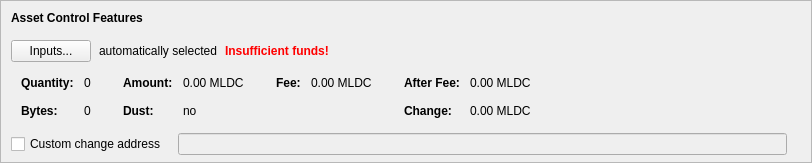
      <widget class="QFrame" name="frameAssetControl">
       <property name="sizePolicy">
        <sizepolicy hsizetype="Expanding" vsizetype="Fixed">
         <horstretch>0</horstretch>
         <verstretch>0</verstretch>
        </sizepolicy>
       </property>
       <property name="maximumSize">
        <size>
         <width>16777215</width>
         <height>16777215</height>
        </size>
       </property>
       <property name="frameShape">
        <enum>QFrame::StyledPanel</enum>
       </property>
       <property name="frameShadow">
        <enum>QFrame::Sunken</enum>
       </property>
       <layout class="QVBoxLayout" name="verticalLayoutAssetControl2">
        <property name="spacing">
         <number>0</number>
        </property>
        <property name="leftMargin">
         <number>0</number>
        </property>
        <property name="topMargin">
         <number>0</number>
        </property>
        <property name="rightMargin">
         <number>0</number>
        </property>
        <property name="bottomMargin">
         <number>6</number>
        </property>
        <item>
         <layout class="QVBoxLayout" name="verticalLayoutAssetControl" stretch="0,0,0,0,1">
          <property name="spacing">
           <number>0</number>
          </property>
          <property name="leftMargin">
           <number>10</number>
          </property>
          <property name="topMargin">
           <number>10</number>
          </property>
          <item>
           <layout class="QHBoxLayout" name="horizontalLayoutAssetControl1">
            <property name="bottomMargin">
             <number>15</number>
            </property>
            <item>
             <widget class="QLabel" name="labelAssetControlFeatures">
              <property name="sizePolicy">
               <sizepolicy hsizetype="Preferred" vsizetype="Maximum">
                <horstretch>0</horstretch>
                <verstretch>0</verstretch>
               </sizepolicy>
              </property>
              <property name="font">
               <font>
                <weight>75</weight>
                <bold>true</bold>
               </font>
              </property>
              <property name="styleSheet">
               <string notr="true">font-weight:bold;</string>
              </property>
              <property name="text">
               <string>Asset Control Features</string>
              </property>
             </widget>
            </item>
           </layout>
          </item>
          <item>
           <layout class="QHBoxLayout" name="horizontalLayoutAssetControl2" stretch="0,0,0,0">
            <property name="spacing">
             <number>8</number>
            </property>
            <property name="bottomMargin">
             <number>10</number>
            </property>
            <item>
             <widget class="QPushButton" name="pushButtonAssetControl">
              <property name="styleSheet">
               <string notr="true"/>
              </property>
              <property name="text">
               <string>Inputs...</string>
              </property>
              <property name="autoDefault">
               <bool>false</bool>
              </property>
             </widget>
            </item>
            <item>
             <widget class="QLabel" name="labelAssetControlAutomaticallySelected">
              <property name="text">
               <string>automatically selected</string>
              </property>
              <property name="margin">
               <number>5</number>
              </property>
             </widget>
            </item>
            <item>
             <widget class="QLabel" name="labelAssetControlInsuffFunds">
              <property name="font">
               <font>
                <weight>75</weight>
                <bold>true</bold>
               </font>
              </property>
              <property name="styleSheet">
               <string notr="true">color:red;font-weight:bold;</string>
              </property>
              <property name="text">
               <string>Insufficient funds!</string>
              </property>
              <property name="margin">
               <number>5</number>
              </property>
             </widget>
            </item>
            <item>
             <spacer name="horizontalSpacerAssetControl">
              <property name="orientation">
               <enum>Qt::Horizontal</enum>
              </property>
              <property name="sizeHint" stdset="0">
               <size>
                <width>40</width>
                <height>1</height>
               </size>
              </property>
             </spacer>
            </item>
           </layout>
          </item>
          <item>
           <widget class="QWidget" name="widgetAssetControl" native="true">
            <property name="sizePolicy">
             <sizepolicy hsizetype="Preferred" vsizetype="Preferred">
              <horstretch>0</horstretch>
              <verstretch>0</verstretch>
             </sizepolicy>
            </property>
            <property name="minimumSize">
             <size>
              <width>0</width>
              <height>0</height>
             </size>
            </property>
            <property name="styleSheet">
             <string notr="true"/>
            </property>
            <layout class="QHBoxLayout" name="horizontalLayoutAssetControl5">
             <property name="leftMargin">
              <number>0</number>
             </property>
             <property name="topMargin">
              <number>0</number>
             </property>
             <property name="rightMargin">
              <number>0</number>
             </property>
             <property name="bottomMargin">
              <number>0</number>
             </property>
             <item>
              <layout class="QHBoxLayout" name="horizontalLayoutAssetControl3" stretch="0,0,0,1">
               <property name="spacing">
                <number>20</number>
               </property>
               <property name="topMargin">
                <number>0</number>
               </property>
               <property name="bottomMargin">
                <number>10</number>
               </property>
               <item>
                <layout class="QFormLayout" name="formLayoutAssetControl1">
                 <property name="horizontalSpacing">
                  <number>10</number>
                 </property>
                 <property name="verticalSpacing">
                  <number>14</number>
                 </property>
                 <property name="leftMargin">
                  <number>10</number>
                 </property>
                 <property name="topMargin">
                  <number>4</number>
                 </property>
                 <property name="rightMargin">
                  <number>6</number>
                 </property>
                 <item row="0" column="0">
                  <widget class="QLabel" name="labelAssetControlQuantityText">
                   <property name="font">
                    <font>
                     <weight>75</weight>
                     <bold>true</bold>
                    </font>
                   </property>
                   <property name="text">
                    <string>Quantity:</string>
                   </property>
                   <property name="margin">
                    <number>0</number>
                   </property>
                  </widget>
                 </item>
                 <item row="0" column="1">
                  <widget class="QLabel" name="labelAssetControlQuantity">
                   <property name="cursor">
                    <cursorShape>IBeamCursor</cursorShape>
                   </property>
                   <property name="contextMenuPolicy">
                    <enum>Qt::ActionsContextMenu</enum>
                   </property>
                   <property name="text">
                    <string notr="true">0</string>
                   </property>
                   <property name="margin">
                    <number>0</number>
                   </property>
                   <property name="textInteractionFlags">
                    <set>Qt::LinksAccessibleByMouse|Qt::TextSelectableByKeyboard|Qt::TextSelectableByMouse</set>
                   </property>
                  </widget>
                 </item>
                 <item row="1" column="0">
                  <widget class="QLabel" name="labelAssetControlBytesText">
                   <property name="font">
                    <font>
                     <weight>75</weight>
                     <bold>true</bold>
                    </font>
                   </property>
                   <property name="text">
                    <string>Bytes:</string>
                   </property>
                  </widget>
                 </item>
                 <item row="1" column="1">
                  <widget class="QLabel" name="labelAssetControlBytes">
                   <property name="cursor">
                    <cursorShape>IBeamCursor</cursorShape>
                   </property>
                   <property name="contextMenuPolicy">
                    <enum>Qt::ActionsContextMenu</enum>
                   </property>
                   <property name="text">
                    <string notr="true">0</string>
                   </property>
                   <property name="textInteractionFlags">
                    <set>Qt::LinksAccessibleByMouse|Qt::TextSelectableByKeyboard|Qt::TextSelectableByMouse</set>
                   </property>
                  </widget>
                 </item>
                </layout>
               </item>
               <item>
                <layout class="QFormLayout" name="formLayoutAssetControl2">
                 <property name="horizontalSpacing">
                  <number>10</number>
                 </property>
                 <property name="verticalSpacing">
                  <number>14</number>
                 </property>
                 <property name="leftMargin">
                  <number>6</number>
                 </property>
                 <property name="topMargin">
                  <number>4</number>
                 </property>
                 <property name="rightMargin">
                  <number>6</number>
                 </property>
                 <item row="0" column="0">
                  <widget class="QLabel" name="labelAssetControlAmountText">
                   <property name="font">
                    <font>
                     <weight>75</weight>
                     <bold>true</bold>
                    </font>
                   </property>
                   <property name="text">
                    <string>Amount:</string>
                   </property>
                   <property name="margin">
                    <number>0</number>
                   </property>
                  </widget>
                 </item>
                 <item row="0" column="1">
                  <widget class="QLabel" name="labelAssetControlAmount">
                   <property name="cursor">
                    <cursorShape>IBeamCursor</cursorShape>
                   </property>
                   <property name="contextMenuPolicy">
                    <enum>Qt::ActionsContextMenu</enum>
                   </property>
                   <property name="text">
                    <string notr="true">0.00 MLDC</string>
                   </property>
                   <property name="textInteractionFlags">
                    <set>Qt::LinksAccessibleByMouse|Qt::TextSelectableByKeyboard|Qt::TextSelectableByMouse</set>
                   </property>
                  </widget>
                 </item>
                 <item row="1" column="0">
                  <widget class="QLabel" name="labelAssetControlLowOutputText">
                   <property name="font">
                    <font>
                     <weight>75</weight>
                     <bold>true</bold>
                    </font>
                   </property>
                   <property name="text">
                    <string>Dust:</string>
                   </property>
                  </widget>
                 </item>
                 <item row="1" column="1">
                  <widget class="QLabel" name="labelAssetControlLowOutput">
                   <property name="cursor">
                    <cursorShape>IBeamCursor</cursorShape>
                   </property>
                   <property name="contextMenuPolicy">
                    <enum>Qt::ActionsContextMenu</enum>
                   </property>
                   <property name="text">
                    <string notr="true">no</string>
                   </property>
                   <property name="textInteractionFlags">
                    <set>Qt::LinksAccessibleByMouse|Qt::TextSelectableByKeyboard|Qt::TextSelectableByMouse</set>
                   </property>
                  </widget>
                 </item>
                </layout>
               </item>
               <item>
                <layout class="QFormLayout" name="formLayoutAssetControl3">
                 <property name="horizontalSpacing">
                  <number>10</number>
                 </property>
                 <property name="verticalSpacing">
                  <number>14</number>
                 </property>
                 <property name="leftMargin">
                  <number>6</number>
                 </property>
                 <property name="topMargin">
                  <number>4</number>
                 </property>
                 <property name="rightMargin">
                  <number>6</number>
                 </property>
                 <item row="0" column="0">
                  <widget class="QLabel" name="labelAssetControlFeeText">
                   <property name="font">
                    <font>
                     <weight>75</weight>
                     <bold>true</bold>
                    </font>
                   </property>
                   <property name="text">
                    <string>Fee:</string>
                   </property>
                   <property name="margin">
                    <number>0</number>
                   </property>
                  </widget>
                 </item>
                 <item row="0" column="1">
                  <widget class="QLabel" name="labelAssetControlFee">
                   <property name="cursor">
                    <cursorShape>IBeamCursor</cursorShape>
                   </property>
                   <property name="contextMenuPolicy">
                    <enum>Qt::ActionsContextMenu</enum>
                   </property>
                   <property name="text">
                    <string notr="true">0.00 MLDC</string>
                   </property>
                   <property name="textInteractionFlags">
                    <set>Qt::LinksAccessibleByMouse|Qt::TextSelectableByKeyboard|Qt::TextSelectableByMouse</set>
                   </property>
                  </widget>
                 </item>
                </layout>
               </item>
               <item>
                <layout class="QFormLayout" name="formLayoutAssetControl4">
                 <property name="horizontalSpacing">
                  <number>10</number>
                 </property>
                 <property name="verticalSpacing">
                  <number>14</number>
                 </property>
                 <property name="leftMargin">
                  <number>6</number>
                 </property>
                 <property name="topMargin">
                  <number>4</number>
                 </property>
                 <property name="rightMargin">
                  <number>6</number>
                 </property>
                 <item row="0" column="0">
                  <widget class="QLabel" name="labelAssetControlAfterFeeText">
                   <property name="font">
                    <font>
                     <weight>75</weight>
                     <bold>true</bold>
                    </font>
                   </property>
                   <property name="text">
                    <string>After Fee:</string>
                   </property>
                   <property name="margin">
                    <number>0</number>
                   </property>
                  </widget>
                 </item>
                 <item row="0" column="1">
                  <widget class="QLabel" name="labelAssetControlAfterFee">
                   <property name="cursor">
                    <cursorShape>IBeamCursor</cursorShape>
                   </property>
                   <property name="contextMenuPolicy">
                    <enum>Qt::ActionsContextMenu</enum>
                   </property>
                   <property name="text">
                    <string notr="true">0.00 MLDC</string>
                   </property>
                   <property name="textInteractionFlags">
                    <set>Qt::LinksAccessibleByMouse|Qt::TextSelectableByKeyboard|Qt::TextSelectableByMouse</set>
                   </property>
                  </widget>
                 </item>
                 <item row="1" column="0">
                  <widget class="QLabel" name="labelAssetControlChangeText">
                   <property name="font">
                    <font>
                     <weight>75</weight>
                     <bold>true</bold>
                    </font>
                   </property>
                   <property name="text">
                    <string>Change:</string>
                   </property>
                  </widget>
                 </item>
                 <item row="1" column="1">
                  <widget class="QLabel" name="labelAssetControlChange">
                   <property name="cursor">
                    <cursorShape>IBeamCursor</cursorShape>
                   </property>
                   <property name="contextMenuPolicy">
                    <enum>Qt::ActionsContextMenu</enum>
                   </property>
                   <property name="text">
                    <string notr="true">0.00 MLDC</string>
                   </property>
                   <property name="textInteractionFlags">
                    <set>Qt::LinksAccessibleByMouse|Qt::TextSelectableByKeyboard|Qt::TextSelectableByMouse</set>
                   </property>
                  </widget>
                 </item>
                </layout>
               </item>
              </layout>
             </item>
            </layout>
           </widget>
          </item>
          <item>
           <layout class="QHBoxLayout" name="horizontalLayoutAssetControl4" stretch="0,0,0">
            <property name="spacing">
             <number>12</number>
            </property>
            <property name="sizeConstraint">
             <enum>QLayout::SetDefaultConstraint</enum>
            </property>
            <property name="topMargin">
             <number>5</number>
            </property>
            <property name="rightMargin">
             <number>5</number>
            </property>
            <item>
             <widget class="QCheckBox" name="checkBoxAssetControlChange">
              <property name="toolTip">
               <string>If this is activated, but the change address is empty or invalid, change will be sent to a newly generated address.</string>
              </property>
              <property name="text">
               <string>Custom change address</string>
              </property>
             </widget>
            </item>
            <item>
             <widget class="QValidatedLineEdit" name="lineEditAssetControlChange">
              <property name="enabled">
               <bool>false</bool>
              </property>
              <property name="sizePolicy">
               <sizepolicy hsizetype="Expanding" vsizetype="Fixed">
                <horstretch>0</horstretch>
                <verstretch>0</verstretch>
               </sizepolicy>
              </property>
             </widget>
            </item>
            <item>
             <widget class="QLabel" name="labelAssetControlChangeLabel">
              <property name="sizePolicy">
               <sizepolicy hsizetype="Preferred" vsizetype="Expanding">
                <horstretch>0</horstretch>
                <verstretch>0</verstretch>
               </sizepolicy>
              </property>
              <property name="minimumSize">
               <size>
                <width>0</width>
                <height>0</height>
               </size>
              </property>
              <property name="text">
               <string/>
              </property>
              <property name="margin">
               <number>3</number>
              </property>
             </widget>
            </item>
           </layout>
          </item>
          <item>
           <spacer name="verticalSpacerAssetControl">
            <property name="orientation">
             <enum>Qt::Vertical</enum>
            </property>
            <property name="sizeHint" stdset="0">
             <size>
              <width>800</width>
              <height>1</height>
             </size>
            </property>
           </spacer>
          </item>
         </layout>
        </item>
       </layout>
      </widget>
